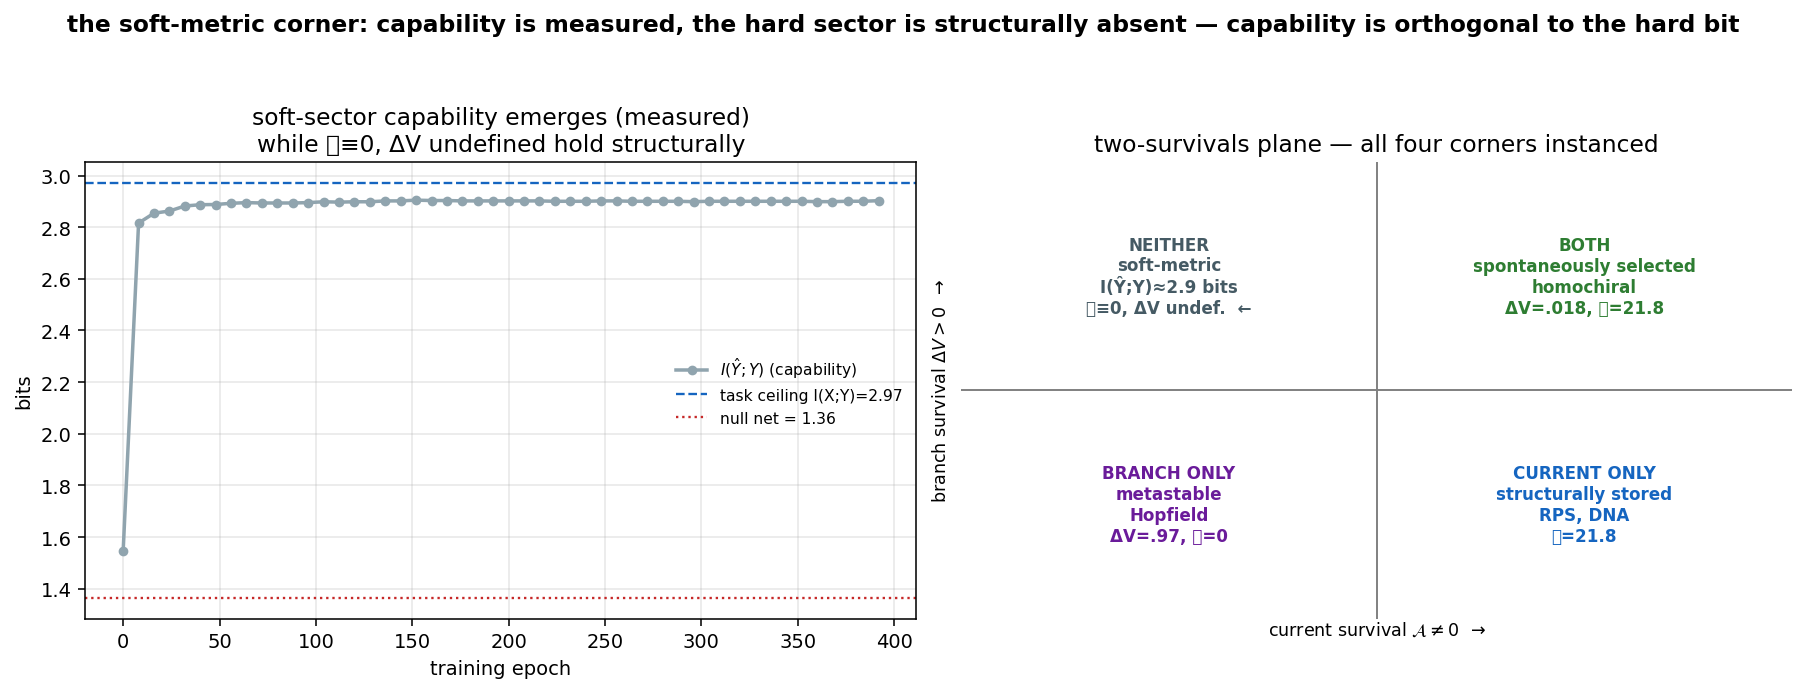

Write the Python code that produced this figure.
r"""neither_corner.py -- the corrected fourth-quadrant instance: the SOFT-METRIC ("neither") corner,
a non-trivial substrate with measured soft-sector capability and a STRUCTURALLY absent hard sector.

The earlier proposal measured I(X;Z); for a deterministic continuous encoder that diverges
(Saxe / Kolchinsky–Tracey: H(Z|X)=−∞), and any finite value is a binning/noise artifact. The clean
training-dependent capability observable is the confusion-matrix mutual information I(Ŷ;Y) — finite,
bounded by H(Y), exact, and →0 for a null net / →H(Y) for a capable one.

The hard sector is NOT measured-zero; it is structurally absent (the strongest form):
  𝒜 ≡ 0   — the computation graph is an acyclic DAG; its node-adjacency is nilpotent (all
            eigenvalues 0, no directed cycle), so no Schnakenberg cycle current can exist.
  ΔV undefined — a feedforward net retains no state between passes (state is externally re-supplied);
            there are no attractors, no separatrix, no Kramers trajectory.

Testbed: a K-class isotropic Gaussian mixture (P(X) known → exact ceiling I(X;Y)), a 2-layer MLP
X∈ℝ^d → Z=tanh(W₁X+b₁) → softmax(W₂Z+b₂), trained by plain gradient descent.
"""
from __future__ import annotations
import sys
from pathlib import Path
import numpy as np
try:
    sys.stdout.reconfigure(encoding="utf-8")
except (AttributeError, ValueError):
    pass
import matplotlib
matplotlib.use("Agg")
import matplotlib.pyplot as plt

OUT = Path(__file__).resolve().parent
rng = np.random.default_rng(0)
D, K, H = 8, 8, 16                          # input dim, classes, hidden width
MEANS = 3.0 * rng.standard_normal((K, D))   # well-separated class means (σ = 1)


def sample(n):
    y = rng.integers(0, K, n)
    X = MEANS[y] + rng.standard_normal((n, D))
    return X, y


def softmax(L):
    L = L - L.max(1, keepdims=True)
    E = np.exp(L)
    return E / E.sum(1, keepdims=True)


def mutual_information_bits(joint):
    """I from a joint distribution table (bits)."""
    P = joint / joint.sum()
    Pr = P.sum(1, keepdims=True); Pc = P.sum(0, keepdims=True)
    m = P > 0
    return float(np.sum(P[m] * np.log2(P[m] / (Pr @ Pc)[m])))


def bayes_ceiling_IXY(n=20000):
    """exact-as-sampled ceiling I(X;Y): uniform priors, isotropic unit Gaussians ->
    P(Y=k|x) = softmax_k(-½||x-μ_k||²).  I = H(Y) − E_X[H(P(·|X))]."""
    X, _ = sample(n)
    d2 = ((X[:, None, :] - MEANS[None, :, :]) ** 2).sum(2)     # (n,K)
    post = softmax(-0.5 * d2)
    Hpost = -np.sum(post * np.log2(np.clip(post, 1e-12, None)), axis=1).mean()
    return np.log2(K) - Hpost


def adjacency_nilpotency():
    """node adjacency of the DAG (D inputs → H hidden → K outputs); show it is nilpotent
    (all eigenvalues 0, A³=0) ⇒ no directed cycle ⇒ 𝒜 ≡ 0 by construction."""
    n = D + H + K
    A = np.zeros((n, n))
    A[:D, D:D + H] = 1.0                      # input → hidden
    A[D:D + H, D + H:] = 1.0                  # hidden → output
    ev = np.linalg.eigvals(A)
    return float(np.max(np.abs(ev))), float(np.linalg.norm(np.linalg.matrix_power(A, 3)))


def main():
    print("=" * 80)
    print("NEITHER CORNER -- soft-metric substrate: measured capability, STRUCTURAL hard-sector absence")
    print("=" * 80)
    Xtr, ytr = sample(6000); Xte, yte = sample(3000)
    W1 = 0.3 * rng.standard_normal((D, H)); b1 = np.zeros(H)
    W2 = 0.3 * rng.standard_normal((H, K)); b2 = np.zeros(K)
    Ytr = np.eye(K)[ytr]
    lr, curve = 0.5, []
    for epoch in range(400):
        Z = np.tanh(Xtr @ W1 + b1)
        P = softmax(Z @ W2 + b2)
        dL = (P - Ytr) / len(ytr)
        dW2 = Z.T @ dL; db2 = dL.sum(0)
        dpre = (dL @ W2.T) * (1 - Z ** 2)
        dW1 = Xtr.T @ dpre; db1 = dpre.sum(0)
        W2 -= lr * dW2; b2 -= lr * db2; W1 -= lr * dW1; b1 -= lr * db1
        if epoch % 8 == 0:
            pr = (np.tanh(Xte @ W1 + b1) @ W2 + b2).argmax(1)
            C = np.zeros((K, K))
            np.add.at(C, (yte, pr), 1.0)
            curve.append((epoch, (pr == yte).mean(), mutual_information_bits(C)))

    pred = (np.tanh(Xte @ W1 + b1) @ W2 + b2).argmax(1)
    C = np.zeros((K, K)); np.add.at(C, (yte, pred), 1.0)
    I_hat = mutual_information_bits(C)
    acc = float((pred == yte).mean())
    I_ceiling = bayes_ceiling_IXY()
    maxev, normA3 = adjacency_nilpotency()

    # null baseline (untrained random readout) for contrast
    rngn = np.random.default_rng(99)
    Wn1 = 0.3 * rngn.standard_normal((D, H)); Wn2 = 0.3 * rngn.standard_normal((H, K))
    predn = (np.tanh(Xte @ Wn1) @ Wn2).argmax(1)
    Cn = np.zeros((K, K)); np.add.at(Cn, (yte, predn), 1.0)
    I_null = mutual_information_bits(Cn)

    print(f"\nsoft-sector capability  (K={K} classes, H(Y)=log2 K = {np.log2(K):.2f} bits):")
    print(f"   trained net:  accuracy={acc:.3f},  I(Ŷ;Y) = {I_hat:.3f} bits   <- measured, training-dependent")
    print(f"   null net:     I(Ŷ;Y) = {I_null:.3f} bits   (untrained readout, the contrast)")
    print(f"   task ceiling: I(X;Y) = {I_ceiling:.3f} bits  (Bayes-optimal; the net reaches it)")
    print(f"\nhard sector  (structural, not measured):")
    print(f"   𝒜 ≡ 0   -- node-adjacency nilpotent: max|eig|={maxev:.1e}, ‖A³‖={normA3:.1e} (no directed cycle)")
    print(f"   ΔV undefined -- no recurrent attractor; state is externally re-supplied each pass")

    print("\n" + "-" * 80)
    print(f"  I(Ŷ;Y)  =  {I_hat:.2f} bits   (soft-sector capability — measured, → H(Y))")
    print(f"  𝒜       ≡  0           (no directed cycle — structural, exact)")
    print(f"  ΔV      =  undefined   (no recurrent attractor — structural, exact)")
    print("-" * 80)
    ok = (I_hat > 0.8 * I_ceiling and maxev < 1e-9 and normA3 < 1e-9)
    if ok:
        print("  => NEITHER CORNER instanced. A non-trivial soft-metric substrate: large measured")
        print("     soft-sector capability, hard sector structurally absent. Capability ⟂ hard sector —")
        print("     the most informative cell of the plane is the one with no protected current at all.")
    else:
        print("  => inspect: capability low or adjacency not nilpotent.")
    figure(curve, I_hat, I_ceiling, I_null)


def figure(curve, I_hat, I_ceiling, I_null):
    ep, ac, mi = zip(*curve)
    fig, ax = plt.subplots(1, 2, figsize=(13, 5), dpi=140)
    a0 = ax[0]
    a0.plot(ep, mi, "o-", color="#90a4ae", ms=4, lw=1.8, label=r"$I(\hat Y;Y)$ (capability)")
    a0.axhline(I_ceiling, color="#1565c0", ls="--", lw=1.2, label=f"task ceiling I(X;Y)={I_ceiling:.2f}")
    a0.axhline(I_null, color="#c62828", ls=":", lw=1.2, label=f"null net = {I_null:.2f}")
    a0.set_xlabel("training epoch"); a0.set_ylabel("bits")
    a0.set_title("soft-sector capability emerges (measured)\nwhile 𝒜≡0, ΔV undefined hold structurally")
    a0.legend(fontsize=8, frameon=False); a0.grid(alpha=0.3)

    a1 = ax[1]; a1.axis("off"); a1.set_xlim(0, 2); a1.set_ylim(0, 2)
    a1.plot([1, 1], [0, 2], color="gray", lw=1); a1.plot([0, 2], [1, 1], color="gray", lw=1)
    cells = [(0.5, 1.5, f"NEITHER\nsoft-metric\nI(Ŷ;Y)≈{I_hat:.1f} bits\n𝒜≡0, ΔV undef.  ←", "#455a64"),
             (1.5, 1.5, "BOTH\nspontaneously selected\nhomochiral\nΔV=.018, 𝒜=21.8", "#2e7d32"),
             (0.5, 0.5, "BRANCH ONLY\nmetastable\nHopfield\nΔV=.97, 𝒜=0", "#6a1b9a"),
             (1.5, 0.5, "CURRENT ONLY\nstructurally stored\nRPS, DNA\n𝒜=21.8", "#1565c0")]
    for cx, cy, t, c in cells:
        a1.text(cx, cy, t, ha="center", va="center", fontsize=8.6, color=c, weight="bold")
    a1.text(1, -0.07, r"current survival $\mathcal{A}\neq0$  →", ha="center", fontsize=9)
    a1.text(-0.07, 1, r"branch survival $\Delta V>0$  →", va="center", rotation=90, fontsize=9)
    a1.set_title("two-survivals plane — all four corners instanced")

    fig.suptitle("the soft-metric corner: capability is measured, the hard sector is structurally absent "
                 "— capability is orthogonal to the hard bit", fontsize=12, weight="bold")
    fig.tight_layout(rect=(0, 0, 1, 0.94))
    path = OUT / "neither_corner.png"
    fig.savefig(path, bbox_inches="tight"); plt.close(fig)
    print(f"\nfigure: {path}")


if __name__ == "__main__":
    main()
